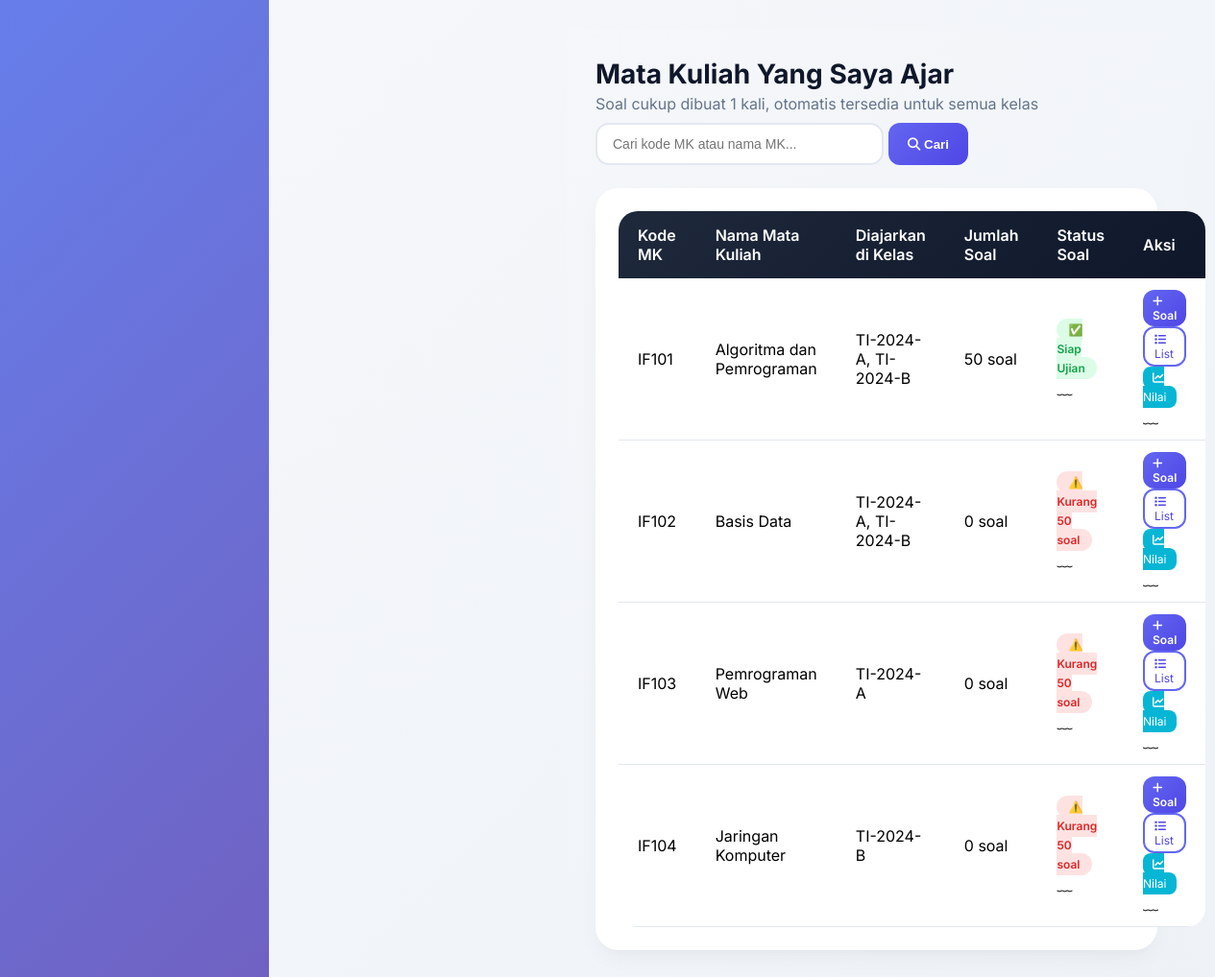
The page /dosen/matakuliah/index.php (signed in) on the database its author committed.
### tables this page shows
CREATE TABLE `mata_kuliah_induk` (
  `id` int(11) NOT NULL AUTO_INCREMENT,
  `kode_mk` varchar(20) NOT NULL,
  `nama_mk` varchar(100) NOT NULL,
  `created_at` timestamp NOT NULL DEFAULT current_timestamp(),
  PRIMARY KEY (`id`),
  UNIQUE KEY `kode_mk` (`kode_mk`)
);

### dosen/matakuliah/index.php (the view, shortened to what this page needs)
<?php
include '../../config/database.php';
$dosen_id = $_SESSION['user_id'];
$search = isset($_GET['search']) ? mysqli_real_escape_string($conn, trim($_GET['search'])) : '';
$query = "
    SELECT DISTINCT
        mki.id as mk_induk_id,
        mki.kode_mk,
        mki.nama_mk,
        (SELECT COUNT(*) FROM soal WHERE mk_induk_id = mki.id) as jumlah_soal,
        GROUP_CONCAT(DISTINCT k.nama_kelas SEPARATOR ', ') as daftar_kelas
    FROM mata_kuliah_induk mki
    JOIN mata_kuliah mk ON mk.mk_induk_id = mki.id
    JOIN kelas k ON mk.kelas_id = k.id
    WHERE k.dosen_id = $dosen_id
";
$query .= " GROUP BY mki.id ORDER BY mki.kode_mk";
$matakuliah = mysqli_query($conn, $query);
include '../../includes/header.php';
?>
<div class="page-header">
    <h1 class="page-title">Mata Kuliah Yang Saya Ajar</h1>
    <p class="page-subtitle">Soal cukup dibuat 1 kali, otomatis tersedia untuk semua kelas</p>
    <div style="display: flex; gap: 10px; margin-top: 10px;">
        <form method="GET" style="display: flex; gap: 5px;">
            <input type="text" name="search" class="form-control" placeholder="Cari kode MK atau nama MK..."
                   value="<?= htmlspecialchars($search) ?>" style="width: 300px;">
            <button type="submit" class="btn-primary"><i class="fas fa-search"></i> Cari</button>
        </form>
    </div>
</div>
<div class="card-modern">
    <table class="table-modern">
        <thead>
            <tr>
                <th>Kode MK</th>
                <th>Nama Mata Kuliah</th>
                <th>Diajarkan di Kelas</th>
                <th>Jumlah Soal</th>
                <th>Status Soal</th>
                <th>Aksi</th>
            </tr>
        </thead>
        <tbody>
            <?php if(mysqli_num_rows($matakuliah) > 0): ?>
                <?php while($mk = mysqli_fetch_assoc($matakuliah)): ?>
                <tr>
                    <td><?= htmlspecialchars($mk['kode_mk']) ?> </td>
                    <td><?= htmlspecialchars($mk['nama_mk']) ?> </td>
                    <td><?= htmlspecialchars($mk['daftar_kelas']) ?> </td>
                    <td><?= $mk['jumlah_soal'] ?> soal </td>
                    <td>
                        <?php if($mk['jumlah_soal'] >= 50): ?>
                            <span class="badge badge-success">✅ Siap Ujian</span>
                        <?php else: ?>
                            <span class="badge badge-danger">⚠️ Kurang <?= 50 - $mk['jumlah_soal'] ?> soal</span>
                        <?php endif; ?>
                     ﹏
                    <td>
                        <a href="../soal/tambah.php?mk_induk_id=<?= $mk['mk_induk_id'] ?>" class="btn-primary" style="padding:4px 10px;font-size:12px;"><i class="fas fa-plus"></i> Soal</a>
                        <a href="../soal/list.php?mk_induk_id=<?= $mk['mk_induk_id'] ?>" class="btn-outline" style="padding:4px 10px;font-size:12px;"><i class="fas fa-list"></i> List</a>
                        <a href="../laporan/nilai_perkelas.php?mk_induk_id=<?= $mk['mk_induk_id'] ?>" class="btn-info" style="padding:4px 10px;font-size:12px;background:#06b6d4;color:white;border-radius:8px;text-decoration:none;"><i class="fas fa-chart-line"></i> Nilai</a>
                     ﹏
                </tr>
                <?php endwhile; ?>
            <?php else: ?>
                <tr>
                    <td colspan="6" style="text-align:center">Belum ada mata kuliah yang ditugaskan ﹏
                </tr>
            <?php endif; ?>
        </tbody>
    </table>
</div>
<?php include '../../includes/footer.php'; ?>

### includes/header.php (style rules this page uses)
* { margin: 0; padding: 0; box-sizing: border-box; }
body { font-family: 'Inter', sans-serif; background: linear-gradient(135deg, #667eea 0%, #764ba2 100%); min-height: 100vh; }
.card-modern { background: white; border-radius: 24px; padding: 24px; box-shadow: 0 10px 25px -5px rgba(0,0,0,0.05), 0 8px 10px -6px rgba(0,0,0,0.02); transition: transform 0.2s ease, box-shadow 0.2s ease; }
.btn-primary { background: linear-gradient(135deg, #6366f1, #4f46e5); border: none; padding: 10px 20px; border-radius: 12px; color: white; font-weight: 600; cursor: pointer; transition: all 0.3s ease; text-decoration: none; display: inline-block; }
.btn-outline { background: transparent; border: 2px solid #6366f1; color: #4f46e5; padding: 8px 18px; border-radius: 12px; text-decoration: none; display: inline-block; }
.form-control { width: 100%; padding: 12px 16px; border: 2px solid #e2e8f0; border-radius: 14px; font-size: 14px; transition: all 0.3s ease; }
.table-modern { width: 100%; background: white; border-radius: 20px; overflow: hidden; border-collapse: separate; border-spacing: 0; }
.table-modern thead tr { background: linear-gradient(135deg, #1e293b, #0f172a); color: white; }
.table-modern th { padding: 15px 20px; font-weight: 600; text-align: left; }
.table-modern td { padding: 12px 20px; border-bottom: 1px solid #e2e8f0; }
.page-header { display: flex; justify-content: space-between; align-items: center; margin-bottom: 24px; flex-wrap: wrap; }
.page-title { font-size: 28px; font-weight: 700; color: #0f172a; }
.page-subtitle { color: #64748b; margin-top: 4px; }
.badge { padding: 4px 12px; border-radius: 20px; font-size: 12px; font-weight: 600; }
.badge-danger { background: #fee2e2; color: #dc2626; }
.badge-success { background: #dcfce7; color: #16a34a; }

### includes/navbar.php (style rules this page uses)
* { margin: 0; padding: 0; box-sizing: border-box; }
body { font-family: 'Inter', sans-serif; background: linear-gradient(135deg, #667eea 0%, #764ba2 100%); min-height: 100vh; }
.card-modern { background: white; border-radius: 24px; padding: 24px; box-shadow: 0 10px 25px -5px rgba(0,0,0,0.05), 0 8px 10px -6px rgba(0,0,0,0.02); transition: transform 0.2s ease, box-shadow 0.2s ease; }
.btn-primary { background: linear-gradient(135deg, #6366f1, #4f46e5); border: none; padding: 10px 20px; border-radius: 12px; color: white; font-weight: 600; cursor: pointer; transition: all 0.3s ease; text-decoration: none; display: inline-block; }
.btn-outline { background: transparent; border: 2px solid #6366f1; color: #4f46e5; padding: 8px 18px; border-radius: 12px; text-decoration: none; display: inline-block; }
.form-control { width: 100%; padding: 12px 16px; border: 2px solid #e2e8f0; border-radius: 14px; font-size: 14px; transition: all 0.3s ease; }
.table-modern { width: 100%; background: white; border-radius: 20px; overflow: hidden; border-collapse: separate; border-spacing: 0; }
.table-modern thead tr { background: linear-gradient(135deg, #1e293b, #0f172a); color: white; }
.table-modern th { padding: 15px 20px; font-weight: 600; text-align: left; }
.table-modern td { padding: 12px 20px; border-bottom: 1px solid #e2e8f0; }
.page-header { display: flex; justify-content: space-between; align-items: center; margin-bottom: 24px; flex-wrap: wrap; }
.page-title { font-size: 28px; font-weight: 700; color: #0f172a; }
.page-subtitle { color: #64748b; margin-top: 4px; }

### rows shown on the page
mata_kuliah_induk: kode_mk "IF101", nama_mk "Algoritma dan Pemrograman", daftar_kelas "TI-2024-A, TI-2024-B", jumlah_soal "50", shows "✅ Siap Ujian"
mata_kuliah_induk: kode_mk "IF102", nama_mk "Basis Data", daftar_kelas "TI-2024-A, TI-2024-B", jumlah_soal "0", jumlah_soal "50"
mata_kuliah_induk: kode_mk "IF103", nama_mk "Pemrograman Web", daftar_kelas "TI-2024-A", jumlah_soal "0", jumlah_soal "50"
mata_kuliah_induk: kode_mk "IF104", nama_mk "Jaringan Komputer", daftar_kelas "TI-2024-B", jumlah_soal "0", jumlah_soal "50"
